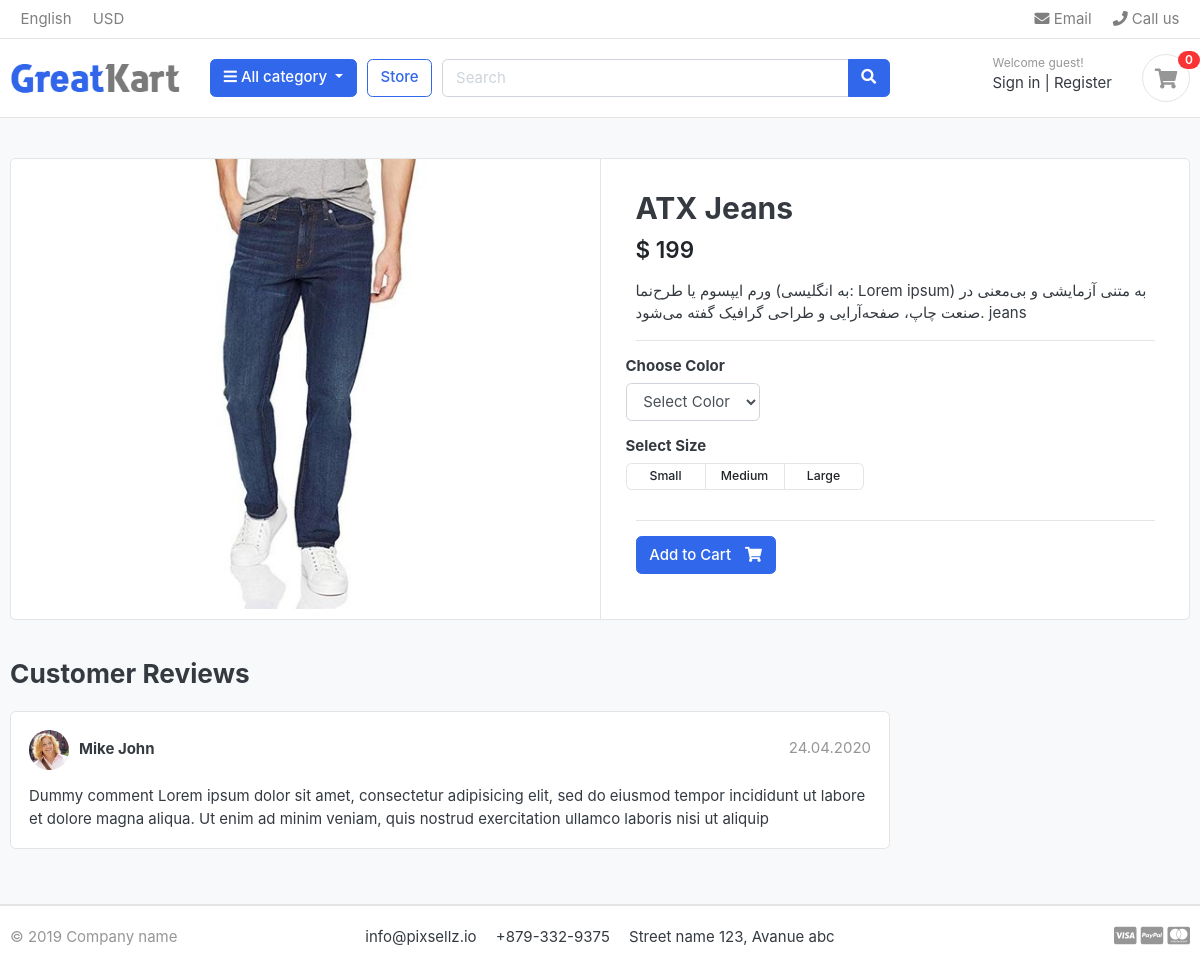
/store/category/jeans/atx-jeans/, run on the app's committed database.
### store/models.py (models this page shows, shortened)
class Product(models.Model):
    product_name = models.CharField(max_length=200,unique=True)
    slug = models.SlugField(max_length=200,unique=True)
    description = models.TextField(max_length=500,blank=True)
    price = models.IntegerField()
    images = models.ImageField(upload_to='photos/products')
    stock = models.IntegerField()
    is_available = models.BooleanField(default=True)
    category = models.ForeignKey(Category,on_delete = models.CASCADE)
    created_date = models.DateTimeField(auto_now_add=True)
    modified_date = models.DateTimeField(auto_now=True)

class Variation(models.Model):
    product = models.ForeignKey(Product,on_delete=models.CASCADE)
    variation_category = models.CharField(max_length=100,choices=variation_category_choice)
    variation_value = models.CharField(max_length=100)
    is_active = models.BooleanField(default=True)
    created_date = models.DateTimeField(auto_now = True)
    objects = VariationManager()

### store/views.py (the view)
# urls.py: path('category/<slug:category_slug>/<slug:product_slug>/',views.product_detail,name='product_detail'),
def product_detail(request,category_slug,product_slug):
    try:
        single_product = Product.objects.get(category__slug=category_slug,slug=product_slug)
        in_cart = CartItem.objects.filter(cart__cart_id=_cart_id(request),product=single_product).exists()
    except Exception as e: # -*- coding: utf-8 -*-
        raise e
    context = {
        'single_product': single_product,
        'in_cart':in_cart,
    }
    return render(request,'store/product_detail.html',context)

### carts/context_processors.py (called while the page is built)
def counter(request):
    cart_count = 0
    if 'admin' in request.path:
        return {}
    else:
        try:
            cart= Cart.objects.filter(cart_id=_cart_id(request))
            if request.user.is_authenticated:
                cart_items=CartItem.objects.all().filter(user=request.user)
            else:
                cart_items = CartItem.objects.all().filter(cart=cart[:1])
            for cart_item in cart_items:
                cart_count = cart_count + cart_item.quantity
        except Cart.DoesNotExist:
            cart_count = 0
    return dict(cart_count=cart_count)

### carts/views.py (called while the page is built)
def _cart_id(request):
    cart = request.session.session_key
    if not cart:
        cart = request.session.create()
    return cart

### category/context_processors.py (called while the page is built)
def menu_links(request):
    links = Category.objects.all()
    return dict(links=links)

### category/models.py (called while the page is built)
    def get_url(self):
        return reverse('products_by_category',args=[self.slug])

### store/models.py (called while the page is built)
    def colors(self):
        return super(VariationManager,self).filter(variation_category='color',is_active=True)

    def sizes(self):
        return super(VariationManager,self).filter(variation_category='size',is_active=True)

### templates/store/product_detail.html (shortened to what this page needs)
{% extends 'base.html' %}
{% load static %}
{% block content %}
<section class="section-content padding-y bg">
<div class="container">
<div class="card">
	<div class="row no-gutters">
		<aside class="col-md-6">
<article class="gallery-wrap">
	<div class="img-big-wrap">
	   <a href="#"><img src="{{ single_product.images.url }}"></a>
	</div>
</article>
		</aside>
		<main class="col-md-6 border-left">
<form action="{% url 'add_cart' single_product.id %}" method="POST" >
<article class="content-body">
<h2 class="title">{{ single_product.product_name}}</h2>
<div class="mb-3">
	<var class="price h4">$ {{ single_product.price }}</var>
</div>
<p>{{ single_product.description }}</p>
<hr>
	<div class="row">
		<div class="item-option-select">
			<h6>Choose Color</h6>
		 <select name="color" class='form-control' required >
			 <option value="" diabled selected>Select Color </option>
		 </select>
		</div>
	</div>
	<div class="row">
		<div class="item-option-select">
			<h6>Select Size</h6>
			<div class="btn-group btn-group-sm btn-group-toggle" data-toggle="buttons">
				{% for i in single_product.variation_set.sizes %}
			  <label class="btn btn-light">
			    <input type="radio" name="size" value='{{i.variation_value | lower }}'> {{i.variation_value | capfirst }}
			  </label>
					 {% endfor%}
			</div>
		</div>
	</div>
	<hr>
	{% if single_product.stock <= 0 %}
		<h5 class='text-danger'>OUT OF STOCK</h5>
	{% else %}
	<button type="submit" class="btn  btn-primary"> <span class="text">Add to Cart</span> <i class="fas fa-shopping-cart"></i>  </button>
	{% endif %}
</article>
</form>
		</main>
	</div>
</div>
<br>
<div class="row">
			<div class="col-md-9">
	<header class="section-heading">
		<h3>Customer Reviews </h3>
	</header>
	<article class="box mb-3">
		<div class="icontext w-100">
			<img src="{% static './images/avatars/avatar1.jpg'%}" class="img-xs icon rounded-circle">
			<div class="text">
				<span class="date text-muted float-md-right">24.04.2020 </span>
				<h6 class="mb-1">Mike John </h6>
			</div>
		</div>
		<div class="mt-3">
			<p>
				Dummy comment Lorem ipsum dolor sit amet, consectetur adipisicing elit, sed do eiusmod
				tempor incididunt ut labore et dolore magna aliqua. Ut enim ad minim veniam,
				quis nostrud exercitation ullamco laboris nisi ut aliquip
			</p>
		</div>
	</article>
	</div>
</div>
</div>
</section>
{% endblock %}

### STATIC/css/ui.css (style rules this page uses)
html { font-family: "Inter", sans-serif; font-size: 15px; }
.content-body { flex: 1 1 auto; padding: 2rem 2.3rem; }
.img-xs, .img-sm, .img-md, .img-lg { -o-object-fit: cover; object-fit: cover; flex-shrink: 0; flex-grow: 0; }
.img-xs { width: 40px; height: 40px; }
.padding-y { padding-top: 40px; padding-bottom: 40px; }
var { font-style: normal; }
article:after, .form-group:after { display: block; clear: both; content: ""; }
.bg { background-color: #f8f9fa; }
.section-heading { margin-bottom: 20px; margin-top: 15px; }
p:last-child { margin-bottom: 0; }
.btn-light { background-color: #fff; border-color: #e4e4e4; }
.btn .text + i { margin-left: 10px; }
.icontext { display: inline-flex; align-items: center; vertical-align: middle; }
.icontext .text { width: 100%; line-height: 1.2; }
.icontext .icon { position: relative; margin-right: 10px; flex-shrink: 0; flex-grow: 0; }
.price { font-weight: 600; color: #212529; }
.box { padding: 18px; background: #fff; border-radius: 0.37rem; border: 1px solid #e4e4e4; }
.box img { max-width: 100%; }
.gallery-wrap .img-big-wrap { margin-bottom: 10px; border-radius: 0.37rem; overflow: hidden; background-color: #fff; }
.gallery-wrap .img-big-wrap a { text-align: center; display: block; }
.gallery-wrap .img-big-wrap img { height: 450px; width: auto; display: inline-block; }
.item-option-select { margin-bottom: 1rem; display: inline-block; margin-right: 15px; }
.item-option-select .btn { min-width: 80px; }

### data on the page
Product: images (picture), product_name "ATX Jeans", price "199", description "ورم ایپسوم یا طرح‌نما (به انگلیسی: Lorem ipsum) به متنی آزمایشی و بی‌معنی در صنعت چاپ، صفحه‌آرایی و طراحی گرافیک گفته می‌شود. jeans"
Variation: variation_value "Small"
Variation: variation_value "Medium"
Variation: variation_value "Large"

### other printed values
{{ cart_count }} "0"
